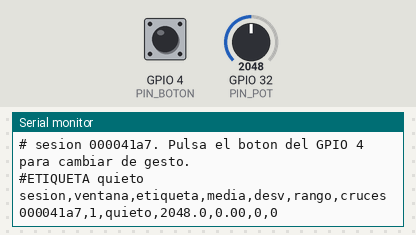
A program run on a simulated ESP32. Shown: the last lines printed to the serial monitor. The inputs (shaded band) are chosen by the test bench; at power-on: GPIO 4 (PIN_BOTON) HIGH, GPIO 32 (PIN_POT) = 2048. Random numbers use the default seed unless the program sets one.

Above: at 1.3 s.
1.4 s: GPIO 4 (PIN_BOTON) pulled LOW for 0.15 s
At 2.2 s:
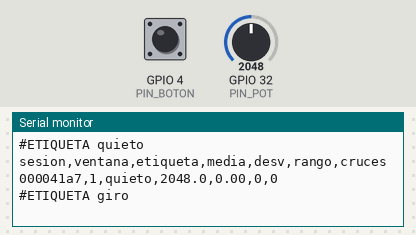
3.9 s: GPIO 4 (PIN_BOTON) pulled LOW for 1 s
At 4.7 s:
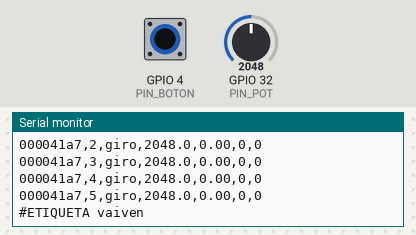
6.4 s: GPIO 4 (PIN_BOTON) pulled LOW for 0.15 s
At 7.2 s:
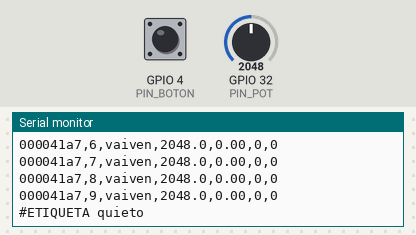
9.5 s: GPIO 32 (PIN_POT) set to 2866
At 9.73 s:
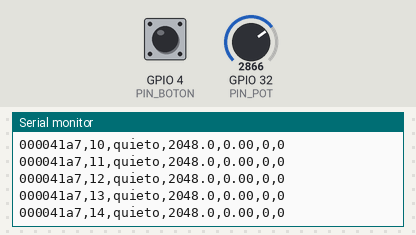
12.5 s: GPIO 32 (PIN_POT) set to 3603
At 12.5 s:
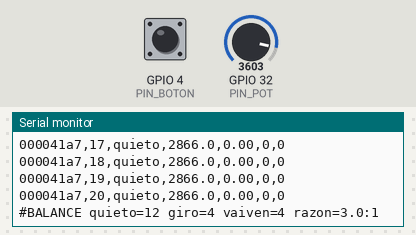
Timing chart, 0 to 15.0 s (numbered marks = the images above; inputs shaded):
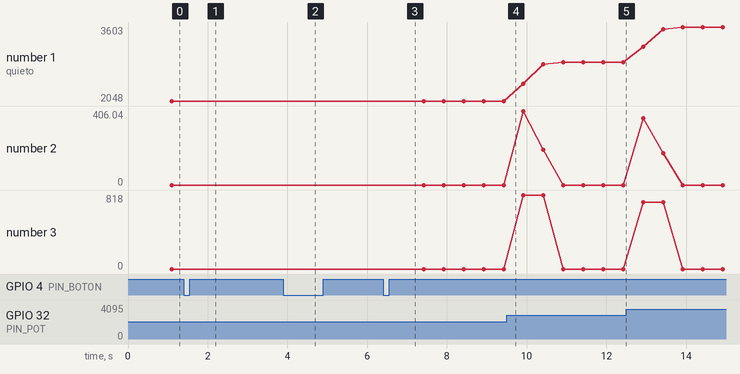

Measured:
- after the input at 1.4 s, the serial monitor: prints a new line at once (image 1)
- after the input at 3.9 s, the serial monitor: prints a new line at once (image 2)
- after the input at 6.4 s, the serial monitor: prints a new line at once (image 3)
- plotted number 1: 2048 → 2866 after the input at 9.5 s, 2866 → 3603 after the input at 12.5 s

The program:

main.cpp
```cpp
// Ejemplo 21 - Captura de datos etiquetados en CSV por el puerto serie
// Mismo muestreo y mismas características que el ejemplo 20 (lib/Ventana),
// pero aquí el ESP32 no decide nada: solo ANOTA. Cada ventana sale como una
// línea CSV con la etiqueta que eliges con el pulsador (GPIO 4):
//
//   sesion,ventana,etiqueta,media,desv,rango,cruces
//   9f3a01c2,1,quieto,2047.3,3.21,12,0
//
// Ese texto, guardado en un archivo, es el conjunto de datos con el que se
// entrena el modelo en el PC (ejemplo 22). Ver README.md: cómo capturarlo.
//
// Todo lo que NO es un dato empieza por «#», para que Python lo ignore
// (pandas.read_csv(..., comment="#")).

#include <Arduino.h>
#include <esp_random.h>
#include "Boton.h"
#include "Ventana.h"

const uint8_t PIN_POT = 32;
const uint8_t PIN_BOTON = 4;

// Cada cuántas ventanas se imprime el balance de clases (20 ventanas = 10 s)
const uint32_t VENTANAS_POR_BALANCE = 20;
// Si la clase con más ventanas tiene más de 3 veces las de la que menos,
// el modelo tenderá a responder siempre la mayoritaria: se avisa.
const float RAZON_MAXIMA = 3.0f;

const uint8_t N_ETIQUETAS = 3;
const char* const ETIQUETA[N_ETIQUETAS] = {"quieto", "giro", "vaiven"};

Ventana ventana(PIN_POT);
Boton boton(PIN_BOTON);
uint8_t etiqueta = 0;
uint32_t cuenta[N_ETIQUETAS] = {};  // ventanas capturadas de cada clase
uint32_t sesion = 0;                // identificador de esta sesión de captura

void imprimirBalance() {
    uint32_t mayor = cuenta[0], menor = cuenta[0];
    uint8_t claseMenor = 0;
    for (uint8_t i = 1; i < N_ETIQUETAS; i++) {
        if (cuenta[i] > mayor) mayor = cuenta[i];
        if (cuenta[i] < menor) { menor = cuenta[i]; claseMenor = i; }
    }
    Serial.printf("#BALANCE quieto=%lu giro=%lu vaiven=%lu",
                  (unsigned long)cuenta[0], (unsigned long)cuenta[1], (unsigned long)cuenta[2]);
    if (menor == 0) {
        // Razón infinita: falta una clase entera
        Serial.printf(" razon=--:1 AVISO: aun no hay ventanas de %s\n", ETIQUETA[claseMenor]);
        return;
    }
    float razon = (float)mayor / menor;
    Serial.printf(" razon=%.1f:1", razon);
    if (razon > RAZON_MAXIMA) {
        Serial.printf(" AVISO: mas de %.0f:1, captura mas %s\n", RAZON_MAXIMA, ETIQUETA[claseMenor]);
    } else {
        Serial.println();
    }
}

void setup() {
    Serial.begin(115200);
    delay(100);
    boton.begin();
    ventana.begin();

    // Un número aleatorio distinto en cada arranque identifica la sesión.
    // Sirve para separar entrenamiento y prueba POR SESIÓN en el PC: las
    // ventanas de una misma sesión se parecen demasiado entre sí.
    // (Sin WiFi activo, esp_random() es pseudoaleatorio, pero distinto en
    // cada arranque: basta para un identificador.)
    sesion = esp_random();

    Serial.println();
    Serial.println("# Ejemplo 21 - Captura CSV etiquetada (50 Hz, ventana 50, salto 25)");
    Serial.printf("# sesion %08lx. Pulsa el boton del GPIO 4 para cambiar de gesto.\n",
                  (unsigned long)sesion);
    Serial.printf("#ETIQUETA %s\n", ETIQUETA[etiqueta]);
    Serial.println("sesion,ventana,etiqueta,media,desv,rango,cruces");  // cabecera del CSV
}

void loop() {
    boton.update();
    ventana.update();

    // Cambio de gesto: se vacía la ventana. Así la primera ventana del gesto
    // nuevo llega 1 s después y no mezcla muestras del gesto anterior
    // (una ventana mezclada sería un dato con la etiqueta equivocada).
    if (boton.fuePulsado()) {
        etiqueta = (etiqueta + 1) % N_ETIQUETAS;
        ventana.reiniciar();
        Serial.printf("#ETIQUETA %s\n", ETIQUETA[etiqueta]);
    }

    if (ventana.hayVentana()) {
        Caracteristicas c;
        ventana.extraer(c);
        cuenta[etiqueta]++;

        // Una línea CSV por ventana. Los decimales importan: el modelo se
        // entrena con estos números tal como salen aquí.
        Serial.printf("%08lx,%lu,%s,%.1f,%.2f,%.0f,%.0f\n",
                      (unsigned long)sesion, (unsigned long)ventana.numero(),
                      ETIQUETA[etiqueta], c.media, c.desv, c.rango, c.cruces);

        if (ventana.numero() % VENTANAS_POR_BALANCE == 0) {
            imprimirBalance();
        }
    }
}
```
